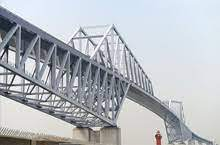
#> input picture Image Processing/images/bridge.jpg, 220 x 145 px; its folder holds 4 pictures in this run
$ python 'Bulk image Resize.py'
#> lines starting #> are read from the running program, lines starting #| are printed output that depends on the picture
import os
from PIL import Image
imagess = os.listdir('images')

for image in imagess:
   img = Image.open('images/'+image)
#> img is the input picture: PIL image 220x145 RGB; mean R, G, B 181.6, 185.4, 191.2
   h, w = img.size
#> h = 220; w = 145
   width = 600
   ratio = width / w
#> ratio = 4.14
   height = int(ratio * h)
#> height = 910
   resize = img.resize((width, height))
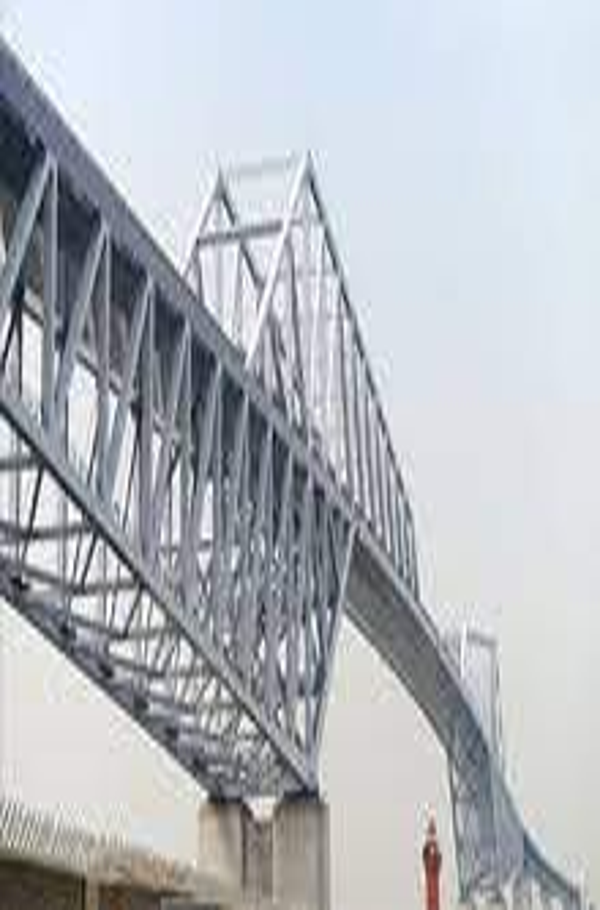
#> resize: PIL image 600x910 RGB; mean R, G, B 181.6, 185.4, 191.2
   resize.save('Resized/'+image)
#> pass 2 of the loop `for image in imagess:`:
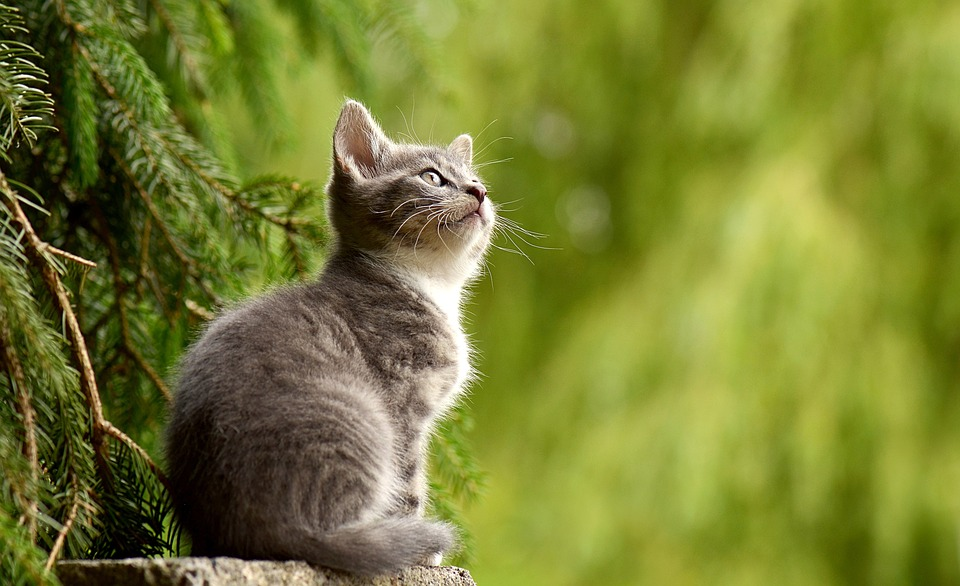
#> input picture Image Processing/images/cat.jpg, 960 x 586 px
#> img is the input picture: PIL image 960x586 RGB; mean R, G, B 119.3, 126, 49.9
#> `resize = img.resize((width, height))`:
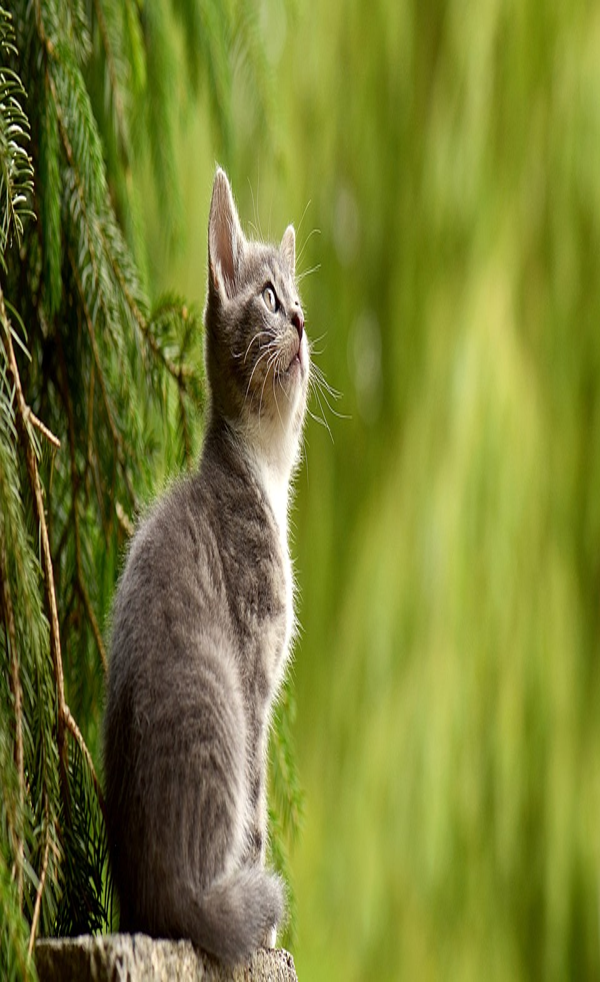
#> resize: PIL image 600x982 RGB; mean R, G, B 119.3, 126, 49.9
#> pass 3 of the loop `for image in imagess:`:
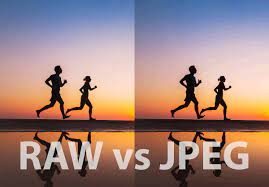
#> input picture Image Processing/images/running.jpg, 269 x 187 px
#> img is the input picture: PIL image 269x187 RGB; mean R, G, B 158.5, 131.1, 126.8
#> `resize = img.resize((width, height))`:
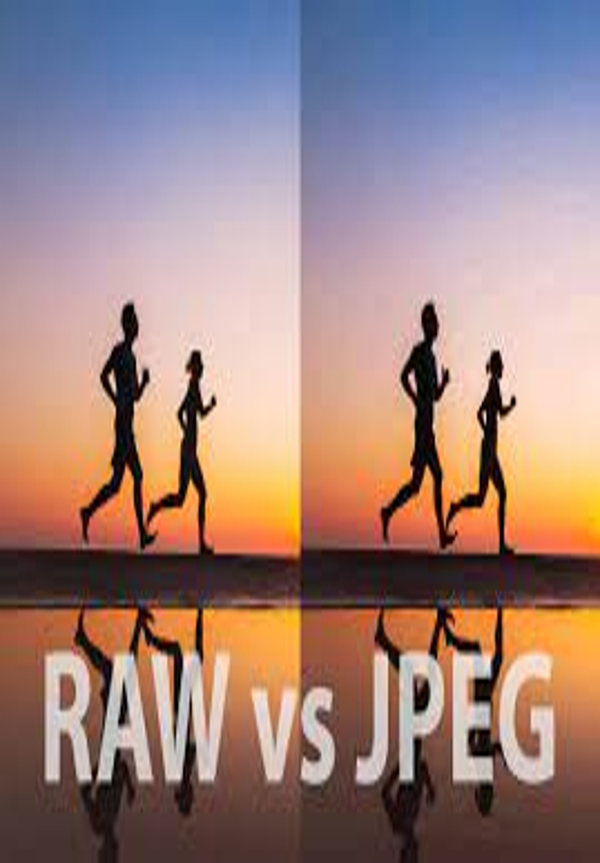
#> resize: PIL image 600x863 RGB; mean R, G, B 158.4, 131.1, 126.9
#> the loop made 4 passes; the first 3 are shown
